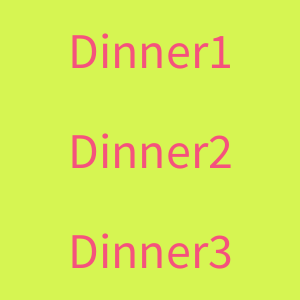
Frame 1 (no input)
Frame 60 (the mouse pressed at the canvas centre just before this capture): identical to frame 1, image omitted
Frame 120 (the mouse held since frame 60 and released just before this capture): identical to frame 1, image omitted

The Processing sketch that drew this single still picture (run headless with seeded random() and noise(); from frame 60 on, the mouse is pressed at the canvas centre):

// Processing sketch: week13_3_dinner
// ── week13_3_dinner.pde
void setup()
{
  size(300, 300);
  fill(#F5527D);
  textSize(50);
  textAlign(CENTER, CENTER);
}
void draw()
{
  background(#D6F552);
  text("Dinner1", 150, 50);
  text("Dinner2", 150, 150);
  text("Dinner3", 150, 250);
  //text("Hello", mouseX, mouseY);
}
